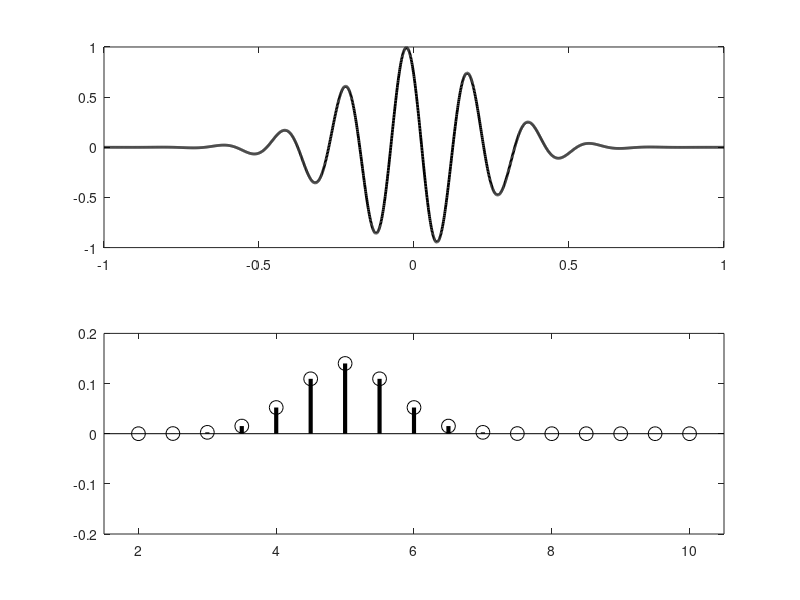

The MATLAB source for this figure:
% The complex dot product

% two vector
v1 = [3i 4 5 -3i];
v2  = [-3i 1i 1 0];

sum(v1.*v2)

% Complex dot product with wavelet
% phase of signal
theta = 3*pi/4;

% simulation params
srate=1000;
time = -1:1/srate:1;

% signal
signal = sin(2*pi*5*time + theta) .* exp((-time.^2)/.1);

% sine wave frequencies
sinefrex = 2:.5:10;

% plot signal
figure(2), clf
subplot(211)
plot(time,signal,'k','linew',2)

dps = zeros(size(sinefrex));
for fi=1:length(dps)
    csw = exp(1i*2*pi*time*sinefrex(fi));
    dps(fi) = dot(csw,signal)/length(signal);
end

subplot(212)
stem(sinefrex,abs(dps),'k','linew',3,'markersize',10)
set(gca,'xlim',[sinefrex(1)-.5 sinefrex(end)+.5],'ylim', [-.2 .2])


% IS the dot product still spectrum still dependent on the phase of the
% signal?
% NOOOO. 
